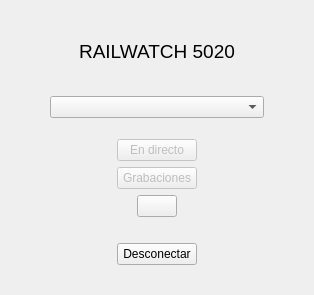
<?xml version="1.0" encoding="UTF-8"?>
<ui version="4.0">
 <class>MainWindow</class>
 <widget class="QMainWindow" name="MainWindow">
  <property name="geometry">
   <rect>
    <x>0</x>
    <y>0</y>
    <width>314</width>
    <height>295</height>
   </rect>
  </property>
  <property name="maximumSize">
   <size>
    <width>315</width>
    <height>295</height>
   </size>
  </property>
  <property name="windowTitle">
   <string>MainWindow</string>
  </property>
  <widget class="QWidget" name="centralwidget">
   <layout class="QVBoxLayout" name="verticalLayout_2">
    <property name="leftMargin">
     <number>50</number>
    </property>
    <property name="topMargin">
     <number>30</number>
    </property>
    <property name="rightMargin">
     <number>50</number>
    </property>
    <property name="bottomMargin">
     <number>20</number>
    </property>
    <item>
     <layout class="QVBoxLayout" name="verticalLayout">
      <item>
       <widget class="QLabel" name="label">
        <property name="enabled">
         <bool>true</bool>
        </property>
        <property name="sizePolicy">
         <sizepolicy hsizetype="Preferred" vsizetype="Maximum">
          <horstretch>0</horstretch>
          <verstretch>0</verstretch>
         </sizepolicy>
        </property>
        <property name="minimumSize">
         <size>
          <width>0</width>
          <height>0</height>
         </size>
        </property>
        <property name="maximumSize">
         <size>
          <width>16777215</width>
          <height>50</height>
         </size>
        </property>
        <property name="font">
         <font>
          <pointsize>14</pointsize>
         </font>
        </property>
        <property name="lineWidth">
         <number>1</number>
        </property>
        <property name="text">
         <string>RAILWATCH 5020</string>
        </property>
        <property name="alignment">
         <set>Qt::AlignHCenter|Qt::AlignTop</set>
        </property>
       </widget>
      </item>
      <item>
       <widget class="QComboBox" name="comboBox"/>
      </item>
      <item>
       <layout class="QGridLayout" name="gridLayout">
        <property name="topMargin">
         <number>15</number>
        </property>
        <item row="1" column="0">
         <spacer name="horizontalSpacer_3">
          <property name="orientation">
           <enum>Qt::Horizontal</enum>
          </property>
          <property name="sizeHint" stdset="0">
           <size>
            <width>40</width>
            <height>20</height>
           </size>
          </property>
         </spacer>
        </item>
        <item row="1" column="4">
         <spacer name="horizontalSpacer_4">
          <property name="orientation">
           <enum>Qt::Horizontal</enum>
          </property>
          <property name="sizeHint" stdset="0">
           <size>
            <width>40</width>
            <height>20</height>
           </size>
          </property>
         </spacer>
        </item>
        <item row="0" column="4">
         <spacer name="horizontalSpacer">
          <property name="orientation">
           <enum>Qt::Horizontal</enum>
          </property>
          <property name="sizeHint" stdset="0">
           <size>
            <width>40</width>
            <height>20</height>
           </size>
          </property>
         </spacer>
        </item>
        <item row="2" column="0" colspan="2">
         <spacer name="horizontalSpacer_5">
          <property name="orientation">
           <enum>Qt::Horizontal</enum>
          </property>
          <property name="sizeHint" stdset="0">
           <size>
            <width>40</width>
            <height>20</height>
           </size>
          </property>
         </spacer>
        </item>
        <item row="2" column="2">
         <widget class="QPushButton" name="pushButton_conf">
          <property name="enabled">
           <bool>true</bool>
          </property>
          <property name="sizePolicy">
           <sizepolicy hsizetype="Maximum" vsizetype="Fixed">
            <horstretch>0</horstretch>
            <verstretch>0</verstretch>
           </sizepolicy>
          </property>
          <property name="text">
           <string/>
          </property>
         </widget>
        </item>
        <item row="0" column="1" colspan="3">
         <widget class="QPushButton" name="pushButton_streaming">
          <property name="enabled">
           <bool>false</bool>
          </property>
          <property name="sizePolicy">
           <sizepolicy hsizetype="Fixed" vsizetype="Fixed">
            <horstretch>0</horstretch>
            <verstretch>0</verstretch>
           </sizepolicy>
          </property>
          <property name="layoutDirection">
           <enum>Qt::LeftToRight</enum>
          </property>
          <property name="text">
           <string>En directo</string>
          </property>
         </widget>
        </item>
        <item row="1" column="1" colspan="3">
         <widget class="QPushButton" name="pushButton_recordings">
          <property name="enabled">
           <bool>false</bool>
          </property>
          <property name="sizePolicy">
           <sizepolicy hsizetype="Fixed" vsizetype="Fixed">
            <horstretch>0</horstretch>
            <verstretch>0</verstretch>
           </sizepolicy>
          </property>
          <property name="text">
           <string>Grabaciones</string>
          </property>
         </widget>
        </item>
        <item row="2" column="3" colspan="2">
         <spacer name="horizontalSpacer_6">
          <property name="orientation">
           <enum>Qt::Horizontal</enum>
          </property>
          <property name="sizeHint" stdset="0">
           <size>
            <width>40</width>
            <height>20</height>
           </size>
          </property>
         </spacer>
        </item>
        <item row="0" column="0">
         <spacer name="horizontalSpacer_2">
          <property name="orientation">
           <enum>Qt::Horizontal</enum>
          </property>
          <property name="sizeHint" stdset="0">
           <size>
            <width>40</width>
            <height>20</height>
           </size>
          </property>
         </spacer>
        </item>
       </layout>
      </item>
      <item>
       <layout class="QGridLayout" name="gridLayout_2">
        <property name="sizeConstraint">
         <enum>QLayout::SetDefaultConstraint</enum>
        </property>
        <property name="topMargin">
         <number>20</number>
        </property>
        <property name="bottomMargin">
         <number>0</number>
        </property>
        <item row="0" column="0">
         <spacer name="horizontalSpacer_8">
          <property name="orientation">
           <enum>Qt::Horizontal</enum>
          </property>
          <property name="sizeHint" stdset="0">
           <size>
            <width>40</width>
            <height>20</height>
           </size>
          </property>
         </spacer>
        </item>
        <item row="0" column="1">
         <widget class="QPushButton" name="pushButton_disconnect">
          <property name="enabled">
           <bool>true</bool>
          </property>
          <property name="sizePolicy">
           <sizepolicy hsizetype="Fixed" vsizetype="Fixed">
            <horstretch>0</horstretch>
            <verstretch>0</verstretch>
           </sizepolicy>
          </property>
          <property name="layoutDirection">
           <enum>Qt::LeftToRight</enum>
          </property>
          <property name="text">
           <string>Desconectar</string>
          </property>
         </widget>
        </item>
        <item row="0" column="2">
         <spacer name="horizontalSpacer_7">
          <property name="orientation">
           <enum>Qt::Horizontal</enum>
          </property>
          <property name="sizeHint" stdset="0">
           <size>
            <width>40</width>
            <height>20</height>
           </size>
          </property>
         </spacer>
        </item>
       </layout>
      </item>
     </layout>
    </item>
   </layout>
  </widget>
 </widget>
 <resources/>
 <connections/>
</ui>
